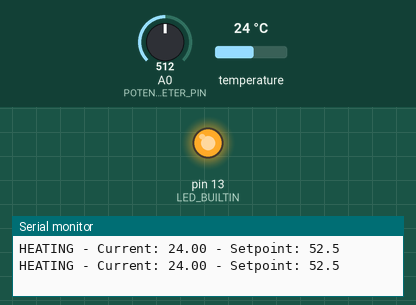
Bench run of a sketch on a simulated Arduino Uno, built with avr-gcc and run on an emulated ATmega328P. On the bench: output pins drawn as LEDs (lit = HIGH), the last lines printed to the serial monitor. The test bench sets the inputs (shaded band); at power-on: A0 (POTENTIOMETER_PIN) = 512, temperature 24 °C.

Above: at 2.7 s.
2.8 s: A0 (POTENTIOMETER_PIN) set to 135
4.6 s: A0 (POTENTIOMETER_PIN) set to 109
At 6.6 s:
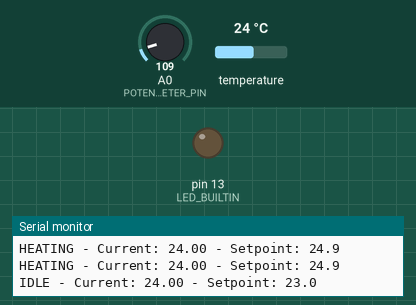
8.8 s: A0 (POTENTIOMETER_PIN) set to 306
At 9.9 s:
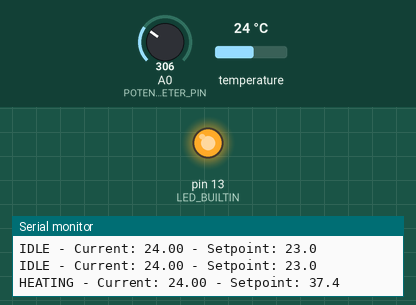
10.8 s: A0 (POTENTIOMETER_PIN) set to 122
At 12.5 s:
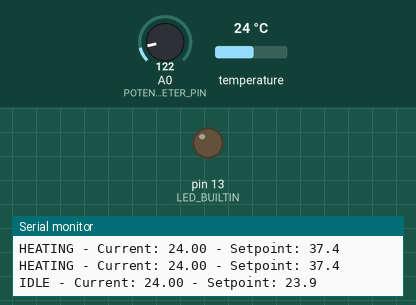
Timing chart, 0 to 14.0 s (numbered marks = the images above; inputs shaded):
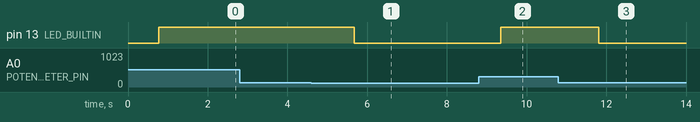

The sketch:

Fermentino.ino
```cpp
#include <OneWire.h>
#include <RCSwitch.h>
#include <SoftwareSerial.h>
#include <serLCD.h>

#define TEMPERATURE_MIN 15.0
#define TEMPERATURE_MAX 90.0

// See this link on how to set the following constants
// https://github.com/sui77/rc-switch/wiki/HowTo_OperateLowCostOutlets
#define REMOTE_SWITCH_GROUP (char *) "10000"
#define REMOTE_SWITCH_OUTLET (char *) "10000"

#define TEMPERATURE_PIN 10
#define REMOTE_SWITCH_PIN 9
#define LCD_PIN 2
#define POTENTIOMETER_PIN 0

OneWire ds(TEMPERATURE_PIN);
RCSwitch rc = RCSwitch();
serLCD lcd(LCD_PIN);

float getTemperature(void);
float getSetpoint(void);
void startHeater(void);
void stopHeater(void);
void printTemperature(void);
void printStatus(float temperature, float setpoint, char isHeating);
void printStatusLCD(float temperature, float setpoint, char isHeating);
void printStatusSerial(float temperature, float setpoint, char isHeating);
float mapFloat(float input, float input_start, float input_end, float output_start, float output_end);

void setup(void) {
  pinMode(LED_BUILTIN, OUTPUT);
  Serial.begin(9600);
  rc.enableTransmit(REMOTE_SWITCH_PIN);
}

void loop(void) {
  while (true) {
    float temperature = getTemperature();
    float setpoint = getSetpoint();
    char isHeating;

    if (temperature < setpoint) {
      startHeater();
      isHeating = 1;
    } else {
      stopHeater();
      isHeating = 0;
    }

    printStatus(temperature, setpoint, isHeating);
  }
}

void printStatus(float temperature, float setpoint, char isHeating) {
  printStatusLCD(temperature, setpoint, isHeating);
  printStatusSerial(temperature, setpoint, isHeating);
}

void printStatusSerial(float temperature, float setpoint, char isHeating) {
  if (isHeating) {
    Serial.print("HEATING");
  } else {
    Serial.print("IDLE");
  }

  Serial.print(" - ");

  Serial.print("Current: ");
  Serial.print(temperature, 2);

  Serial.print(" - ");

  Serial.print("Setpoint: ");
  Serial.println(setpoint, 1);
}

void printStatusLCD(float temperature, float setpoint, char isHeating) {
  lcd.clear();

  //        [                ]
  lcd.print("ist         soll");
  lcd.print(temperature, 2);
  lcd.print("  ");

  if (isHeating) {
    lcd.print("->");
  } else {
    lcd.print("  ");
  }

  lcd.print("  ");
  lcd.print(setpoint, 2);
}

void startHeater(void) {
  digitalWrite(LED_BUILTIN, HIGH);

  rc.switchOn(REMOTE_SWITCH_GROUP, REMOTE_SWITCH_OUTLET);
}

void stopHeater(void) {
  digitalWrite(LED_BUILTIN, LOW);

  rc.switchOff(REMOTE_SWITCH_GROUP, REMOTE_SWITCH_OUTLET);
}

float getSetpoint(void) {
  int reading = analogRead(POTENTIOMETER_PIN);
  return mapFloat(reading, 0, 1023, TEMPERATURE_MIN, TEMPERATURE_MAX);
}

float mapFloat(float input, float input_start, float input_end, float output_start, float output_end) {
  float slope = 1.0 * (output_end - output_start) / (input_end - input_start);
  return output_start + slope * (input - input_start);
}

// Returns the temperature from one DS18S20 in Degrees Celsius
// from http://bildr.org/2011/07/ds18b20-arduino/
float getTemperature(void) {
  byte data[12];
  byte addr[8];

  if (!ds.search(addr)) {
    ds.reset_search();
    return 9999;
  }

  if (OneWire::crc8( addr, 7) != addr[7]) {
    Serial.println("CRC is not valid!");
    return 9999;
  }

  if (addr[0] != 0x10 && addr[0] != 0x28) {
    Serial.print("Device is not recognized");
    return 9999;
  }

  ds.reset();
  ds.select(addr);

  // start conversion, with parasite power on at the end
  ds.write(0x44,1);

  // Wait for temperature conversion to complete
  delay(750);

  byte present = ds.reset();
  ds.select(addr);

  // Read
  ds.write(0xBE);

  // We need 9 bytes
  for (int i = 0; i < 9; i++) {
    data[i] = ds.read();
  }

  ds.reset_search();

  byte MSB = data[1];
  byte LSB = data[0];

  // Using Two's Complement
  float tempRead = ((MSB << 8) | LSB);
  float temperature = tempRead / 16;

  return temperature;
}
```

Measured:
- the behaviour switches between 123 and 122 on A0 (POTENTIOMETER_PIN) (found by bisection; images 0 and 1)
- after the input at 4.6 s, pin 13 (LED_BUILTIN): HIGH → LOW after 1.1 s
- after the input at 8.8 s, pin 13 (LED_BUILTIN): LOW → HIGH after 0.56 s
- after the input at 10.8 s, pin 13 (LED_BUILTIN): HIGH → LOW after 1.0 s
